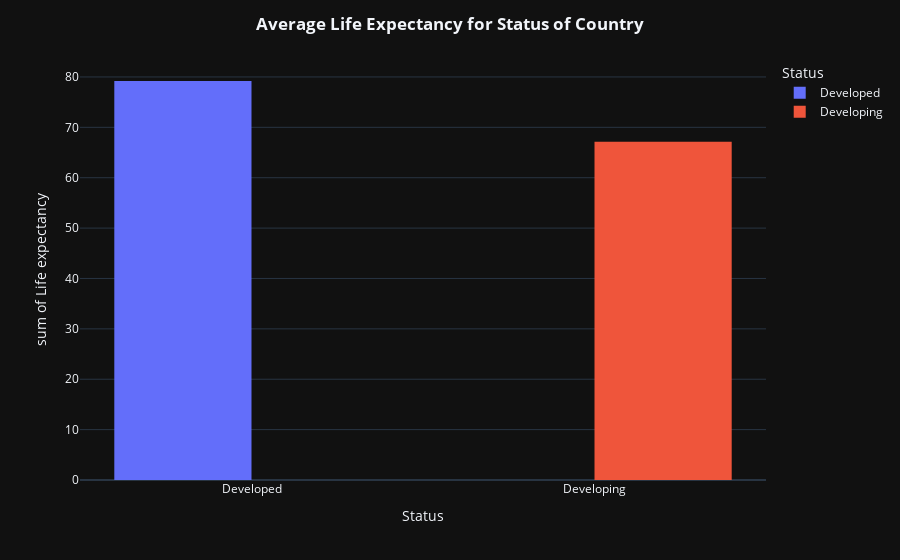

Write notebook code for a chart like this one.
### Code cell
import plotly.express as px

fig = px.histogram(
    life_exp_status,
    x='Status',
    y='Life expectancy',
    color='Status',
    barmode='group',  # Optional: makes it more readable if there are multiple bars per group
    template='plotly_dark'
)

fig.update_layout(
    title=dict(text='<b>Average Life Expectancy for Status of Country</b>', x=0.5)
)

fig.show()

### Figure 1 — Plotly figure (JSON) as saved in the notebook; plotly's stock layout.template omitted (floating-point values rounded to 4 significant figures)
{"data": [{"alignmentgroup": "True", "bingroup": "x", "histfunc": "sum", "hovertemplate": "Status=%{x}<br>sum of Life expectancy=%{y}<extra></extra>", "legendgroup": "Developed", "marker": {"color": "#636efa", "pattern": {"shape": ""}}, "name": "Developed", "offsetgroup": "Developed", "orientation": "v", "showlegend": true, "type": "histogram", "x": ["Developed"], "xaxis": "x", "y": [79.2], "yaxis": "y"}, {"alignmentgroup": "True", "bingroup": "x", "histfunc": "sum", "hovertemplate": "Status=%{x}<br>sum of Life expectancy=%{y}<extra></extra>", "legendgroup": "Developing", "marker": {"color": "#EF553B", "pattern": {"shape": ""}}, "name": "Developing", "offsetgroup": "Developing", "orientation": "v", "showlegend": true, "type": "histogram", "x": ["Developing"], "xaxis": "x", "y": [67.12], "yaxis": "y"}], "layout": {"autosize": true, "barmode": "group", "dragmode": "lasso", "legend": {"title": {"text": "Status"}, "tracegroupgap": 0}, "margin": {"t": 60}, "selections": [], "title": {"text": "<b>Average Life Expectancy for Status of Country</b>", "x": 0.5}, "xaxis": {"anchor": "y", "autorange": true, "categoryarray": ["Developed", "Developing"], "categoryorder": "array", "domain": [0, 1], "range": [-0.5, 1.5], "title": {"text": "Status"}, "type": "category"}, "yaxis": {"anchor": "x", "autorange": true, "domain": [0, 1], "range": [0, 83.37], "title": {"text": "sum of Life expectancy"}, "type": "linear"}}}
